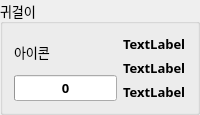
          <widget class="QGroupBox" name="groupEar1">
           <property name="maximumSize">
            <size>
             <width>250</width>
             <height>150</height>
            </size>
           </property>
           <property name="font">
            <font>
             <family>나눔스퀘어 네오 Regular</family>
             <pointsize>10</pointsize>
             <bold>false</bold>
            </font>
           </property>
           <property name="title">
            <string>귀걸이</string>
           </property>
           <layout class="QHBoxLayout" name="horizontalLayout_10">
            <item>
             <layout class="QVBoxLayout" name="verticalLayout_18">
              <item>
               <widget class="QLabel" name="lbIconEar1">
                <property name="text">
                 <string>아이콘</string>
                </property>
               </widget>
              </item>
              <item>
               <widget class="QProgressBar" name="barQualEar1">
                <property name="font">
                 <font>
                  <family>나눔스퀘어 네오 Bold</family>
                  <pointsize>10</pointsize>
                  <bold>true</bold>
                 </font>
                </property>
                <property name="value">
                 <number>0</number>
                </property>
                <property name="alignment">
                 <set>Qt::AlignCenter</set>
                </property>
                <property name="textVisible">
                 <bool>true</bool>
                </property>
                <property name="format">
                 <string>%p</string>
                </property>
               </widget>
              </item>
             </layout>
            </item>
            <item>
             <layout class="QVBoxLayout" name="verticalLayout_19">
              <item>
               <widget class="QLabel" name="lbNameEar1">
                <property name="font">
                 <font>
                  <family>나눔스퀘어 네오 Bold</family>
                  <pointsize>10</pointsize>
                  <bold>true</bold>
                 </font>
                </property>
                <property name="text">
                 <string>TextLabel</string>
                </property>
               </widget>
              </item>
              <item>
               <widget class="QLabel" name="lbAttrEar1">
                <property name="font">
                 <font>
                  <family>나눔스퀘어 네오 Bold</family>
                  <pointsize>10</pointsize>
                  <bold>true</bold>
                 </font>
                </property>
                <property name="text">
                 <string>TextLabel</string>
                </property>
                <property name="textFormat">
                 <enum>Qt::AutoText</enum>
                </property>
                <property name="wordWrap">
                 <bool>false</bool>
                </property>
               </widget>
              </item>
              <item>
               <widget class="QLabel" name="lbEngraveEar1">
                <property name="font">
                 <font>
                  <family>나눔스퀘어 네오 Bold</family>
                  <pointsize>10</pointsize>
                  <bold>true</bold>
                 </font>
                </property>
                <property name="text">
                 <string>TextLabel</string>
                </property>
                <property name="textFormat">
                 <enum>Qt::AutoText</enum>
                </property>
                <property name="wordWrap">
                 <bool>false</bool>
                </property>
               </widget>
              </item>
             </layout>
            </item>
           </layout>
          </widget>
